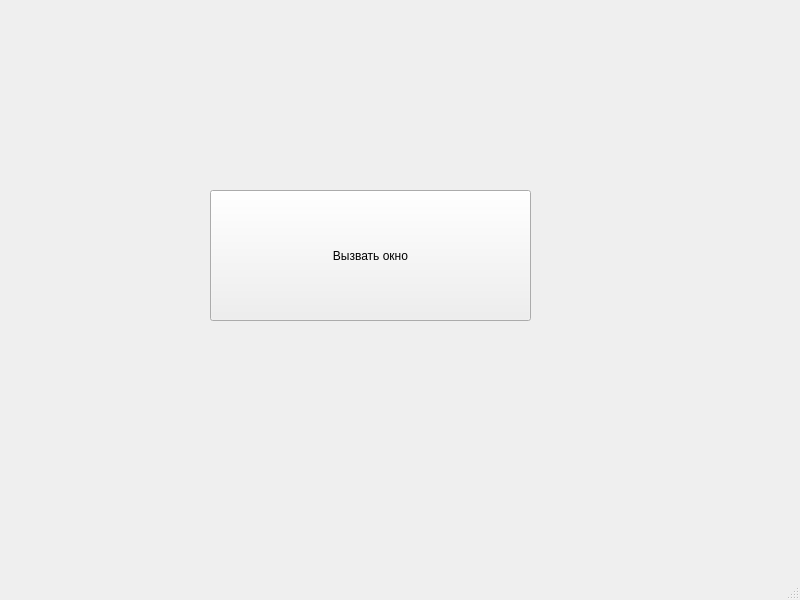
<?xml version="1.0" encoding="UTF-8"?>
<ui version="4.0">
 <class>MainWindow</class>
 <widget class="QMainWindow" name="MainWindow">
  <property name="geometry">
   <rect>
    <x>0</x>
    <y>0</y>
    <width>800</width>
    <height>600</height>
   </rect>
  </property>
  <property name="windowTitle">
   <string>MainWindow</string>
  </property>
  <widget class="QWidget" name="centralwidget">
   <widget class="QPushButton" name="pushButton">
    <property name="geometry">
     <rect>
      <x>210</x>
      <y>190</y>
      <width>321</width>
      <height>131</height>
     </rect>
    </property>
    <property name="text">
     <string>Вызвать окно</string>
    </property>
   </widget>
  </widget>
  <widget class="QMenuBar" name="menubar">
   <property name="geometry">
    <rect>
     <x>0</x>
     <y>0</y>
     <width>800</width>
     <height>21</height>
    </rect>
   </property>
  </widget>
  <widget class="QStatusBar" name="statusbar"/>
 </widget>
 <resources/>
 <connections/>
</ui>
